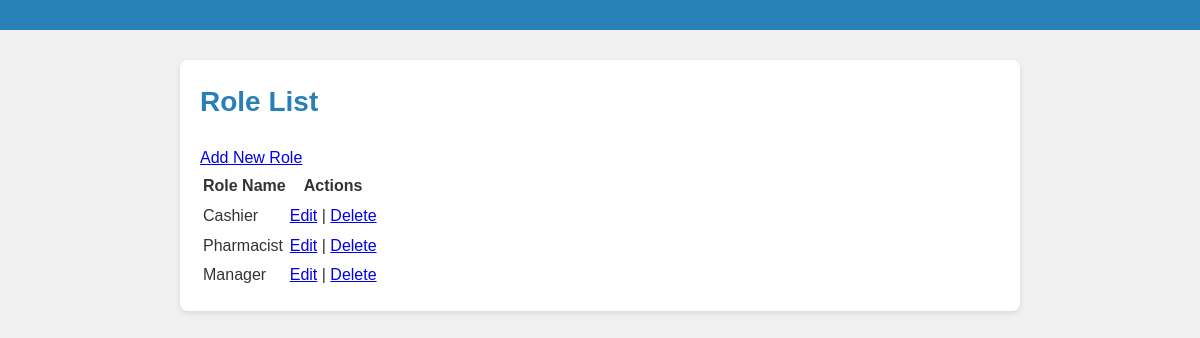
Screenshot of /roles/ with the database file from the repository.
### core/models.py (models this page shows, shortened)
class Role(models.Model):
    role_id = models.AutoField(primary_key=True)
    role_name = models.CharField(max_length=255)

### core/views.py (the view)
# urls.py: path('roles/', RoleListView.as_view(), name='role_list'),
class RoleListView(ListView):
    model = Role
    template_name = 'core/role/list.html'
    def get_context_data(self, **kwargs):
        context = super().get_context_data(**kwargs)
        context['fields'] = ['role_name']
        return context

### core/templates/core/role/list.html (shortened to what this page needs)
{% extends "core/base/base_list.html" %}
{% block content %}
    <h2>Role List</h2>
    <a href="{% url 'role_create' %}">Add New Role</a>
    <table>
        <thead>
            <tr>
                <th>Role Name</th>
                <th>Actions</th>
            </tr>
        </thead>
        <tbody>
            {% for role in object_list %}
                <tr>
                    <td>{{ role.role_name }}</td>
                    <td>
                        <a href="{% url 'role_update' role.pk %}">Edit</a> |
                        <a href="{% url 'role_delete' role.pk %}">Delete</a>
                    </td>
                </tr>
            {% endfor %}
        </tbody>
    </table>
{% endblock %}

### core/static/core/base_list.css (style rules this page uses)
body, h1, h2, h3, p { margin: 0; padding: 0; }
body { font-family: Arial, sans-serif; line-height: 1.6; background-color: #f0f0f0; color: #333; }
h1, h2 { margin-bottom: 20px; font-size: 1.75em; color: #2980b9; }

### rows the page displays
Role: role_name "Cashier"
Role: role_name "Pharmacist"
Role: role_name "Manager"
